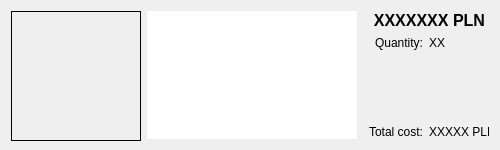
<?xml version="1.0" encoding="UTF-8"?>
<ui version="4.0">
 <class>OrderHistoryDeviceWidget</class>
 <widget class="QWidget" name="OrderHistoryDeviceWidget">
  <property name="geometry">
   <rect>
    <x>0</x>
    <y>0</y>
    <width>500</width>
    <height>150</height>
   </rect>
  </property>
  <property name="minimumSize">
   <size>
    <width>500</width>
    <height>150</height>
   </size>
  </property>
  <property name="maximumSize">
   <size>
    <width>16777215</width>
    <height>150</height>
   </size>
  </property>
  <property name="windowTitle">
   <string>Form</string>
  </property>
  <layout class="QHBoxLayout" name="horizontalLayout">
   <item>
    <widget class="QLabel" name="lbImage">
     <property name="minimumSize">
      <size>
       <width>130</width>
       <height>130</height>
      </size>
     </property>
     <property name="maximumSize">
      <size>
       <width>130</width>
       <height>130</height>
      </size>
     </property>
     <property name="frameShape">
      <enum>QFrame::Box</enum>
     </property>
     <property name="text">
      <string/>
     </property>
     <property name="scaledContents">
      <bool>true</bool>
     </property>
    </widget>
   </item>
   <item>
    <layout class="QVBoxLayout" name="verticalLayout_2">
     <item>
      <widget class="QTextEdit" name="txtDetails">
       <property name="autoFillBackground">
        <bool>false</bool>
       </property>
       <property name="frameShape">
        <enum>QFrame::NoFrame</enum>
       </property>
      </widget>
     </item>
    </layout>
   </item>
   <item>
    <layout class="QVBoxLayout" name="verticalLayout">
     <item>
      <widget class="QLabel" name="lbPrice">
       <property name="minimumSize">
        <size>
         <width>122</width>
         <height>0</height>
        </size>
       </property>
       <property name="maximumSize">
        <size>
         <width>122</width>
         <height>16777215</height>
        </size>
       </property>
       <property name="font">
        <font>
         <pointsize>12</pointsize>
         <weight>75</weight>
         <bold>true</bold>
        </font>
       </property>
       <property name="text">
        <string>XXXXXXX PLN</string>
       </property>
       <property name="alignment">
        <set>Qt::AlignRight|Qt::AlignTrailing|Qt::AlignVCenter</set>
       </property>
      </widget>
     </item>
     <item>
      <layout class="QHBoxLayout" name="horizontalLayout_2">
       <item>
        <widget class="QLabel" name="lbQuantity_">
         <property name="minimumSize">
          <size>
           <width>60</width>
           <height>0</height>
          </size>
         </property>
         <property name="maximumSize">
          <size>
           <width>60</width>
           <height>16777215</height>
          </size>
         </property>
         <property name="text">
          <string>Quantity:</string>
         </property>
         <property name="alignment">
          <set>Qt::AlignRight|Qt::AlignTrailing|Qt::AlignVCenter</set>
         </property>
        </widget>
       </item>
       <item>
        <widget class="QLabel" name="lbQuantity">
         <property name="minimumSize">
          <size>
           <width>60</width>
           <height>0</height>
          </size>
         </property>
         <property name="maximumSize">
          <size>
           <width>60</width>
           <height>16777215</height>
          </size>
         </property>
         <property name="text">
          <string>XX</string>
         </property>
        </widget>
       </item>
      </layout>
     </item>
     <item>
      <spacer name="verticalSpacer_2">
       <property name="orientation">
        <enum>Qt::Vertical</enum>
       </property>
       <property name="sizeHint" stdset="0">
        <size>
         <width>20</width>
         <height>40</height>
        </size>
       </property>
      </spacer>
     </item>
     <item>
      <layout class="QHBoxLayout" name="horizontalLayout_3">
       <item>
        <widget class="QLabel" name="lbTotalCost_">
         <property name="minimumSize">
          <size>
           <width>60</width>
           <height>0</height>
          </size>
         </property>
         <property name="maximumSize">
          <size>
           <width>60</width>
           <height>16777215</height>
          </size>
         </property>
         <property name="text">
          <string>Total cost:</string>
         </property>
         <property name="alignment">
          <set>Qt::AlignRight|Qt::AlignTrailing|Qt::AlignVCenter</set>
         </property>
        </widget>
       </item>
       <item>
        <widget class="QLabel" name="lbTotalCost">
         <property name="minimumSize">
          <size>
           <width>60</width>
           <height>0</height>
          </size>
         </property>
         <property name="maximumSize">
          <size>
           <width>60</width>
           <height>16777215</height>
          </size>
         </property>
         <property name="text">
          <string>XXXXX PLN</string>
         </property>
        </widget>
       </item>
      </layout>
     </item>
    </layout>
   </item>
  </layout>
 </widget>
 <resources/>
 <connections/>
</ui>
